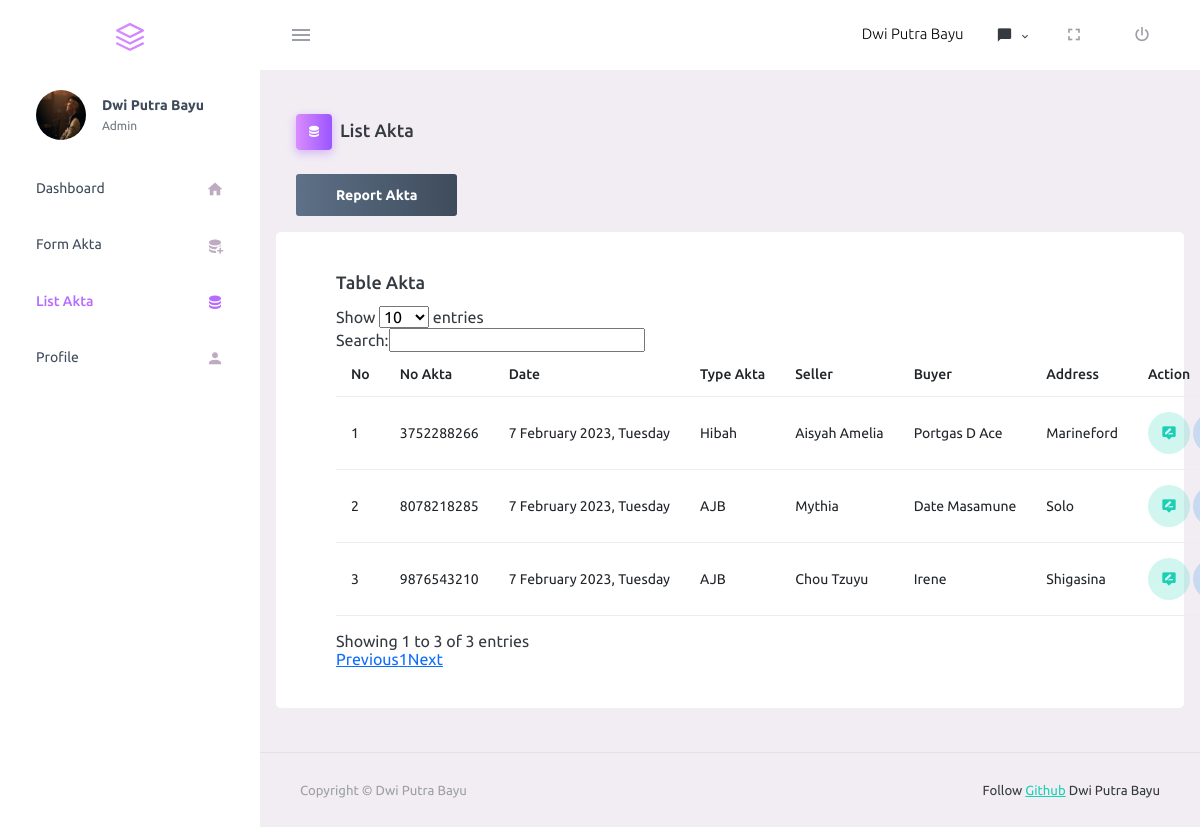
Screenshot of /admin/listakta.php (signed in) with the database file from the repository.
### tables this page shows
CREATE TABLE `akta` (
  `id` int(11) NOT NULL,
  `no_akta` varchar(255) NOT NULL,
  `type_akta` varchar(255) NOT NULL,
  `seller` varchar(255) NOT NULL,
  `buyer` varchar(255) NOT NULL,
  `no_hak` int(5) NOT NULL,
  `address` varchar(255) NOT NULL,
  `surface_area` varchar(255) NOT NULL,
  `transaction` varchar(255) NOT NULL,
  `certificate` int(6) NOT NULL,
  `pbb` int(7) NOT NULL,
  `njop` int(8) NOT NULL,
  `ssp` int(9) NOT NULL,
  `ssb` int(10) NOT NULL,
  `description` varchar(255) NOT NULL,
  `pdf_akta` text NOT NULL,
  `created_at` timestamp NOT NULL DEFAULT current_timestamp()
);

### admin/function.php (called while the page is built, shortened)
<?php
$db = mysqli_connect("localhost","root","","e-note");
function query($query) {
    global $db;
    $result = mysqli_query($db, $query);
    $rows = [];
    while ($row = mysqli_fetch_assoc($result)) {
        $rows[] = $row;
    }
    return $rows;
}
?>

### admin/listakta.php (the view, shortened to what this page needs)
<?php
require "function.php";
$aktas = query("SELECT * FROM akta ORDER BY id DESC");
?>
<!DOCTYPE html>
<html lang="en">
<?php require "partials/head.php" ?>
<body>
    <div class="container-scroller">
        <?php require "partials/navbar.php" ?>
        <div class="container-fluid page-body-wrapper">
            <?php require "partials/sidebar.php" ?>
            <div class="main-panel">
                <div class="content-wrapper">
                    <div class="page-header">
                        <h3 class="page-title">
                            <span class="page-title-icon bg-gradient-primary text-white me-2">
                                <i class="mdi mdi-database"></i>
                            </span>List Akta
                        </h3>
                    </div>
                    <div class="d-flex mb-3">
                        <a href="report.php?reportakta=true" class="btn btn-gradient-dark">Report Akta</a>
                    </div>
                    <div class="row">
                        <div class="card">
                            <div class="card-body">
                                <h4 class="card-title">Table Akta</h4>
                                <table class="table table-hover pt-3 mb-3" id="example">
                                    <thead>
                                        <tr>
                                            <th>No</th>
                                            <th>No Akta</th>
                                            <th>Date</th>
                                            <th>Type Akta</th>
                                            <th>Seller</th>
                                            <th>Buyer</th>
                                            <th>Address</th>
                                            <th>Action</th>
                                        </tr>
                                    </thead>
                                    <tbody>
                                        <?php $i = 1; ?>
                                        <?php foreach($aktas as $akta) : ?>
                                        <tr>
                                            <td><?= $i; ?></td>
                                            <td><?= $akta["no_akta"] ?></td>
                                            <td><?= date("j F Y, l", strtotime($akta['created_at'])) ?></td>
                                            <td><?= $akta["type_akta"] ?></td>
                                            <td><?= $akta["seller"] ?></td>
                                            <td><?= $akta["buyer"] ?></td>
                                            <td><?= $akta["address"] ?></td>
                                            <td>
                                                <a href="editakta.php?id=<?= $akta['id'] ?>"
                                                    class="btn btn-inverse-success btn-rounded btn-icon"
                                                    style="padding-top: 12px;">
                                                    <i class="mdi mdi-tooltip-edit"></i>
                                                </a>
                                                <a href="detailakta.php?id=<?= $akta['id'] ?>"
                                                    class="btn btn-inverse-info btn-rounded btn-icon"
                                                    style="padding-top: 12px;">
                                                </a>
                                            </td>
                                        </tr>
                                        <?php $i++; ?>
                                        <?php endforeach; ?>
                                    </tbody>
                                </table>
                            </div>
                        </div>
                    </div>
                </div>
                <?php require "partials/footer.php" ?>
            </div>
        </div>
    </div>
</body>
</html>

### rows the page displays
akta: no_akta "3752288266", created_at "7 February 2023, Tuesday", type_akta "Hibah", seller "Aisyah Amelia", buyer "Portgas D Ace", address "Marineford"
akta: no_akta "8078218285", created_at "7 February 2023, Tuesday", type_akta "AJB", seller "Mythia", buyer "Date Masamune", address "Solo"
akta: no_akta "9876543210", created_at "7 February 2023, Tuesday", type_akta "AJB", seller "Chou Tzuyu", buyer "Irene", address "Shigasina"

### other values shown
$_SESSION['fullname'] "Dwi Putra Bayu"
$_SESSION['role'] "Admin"
